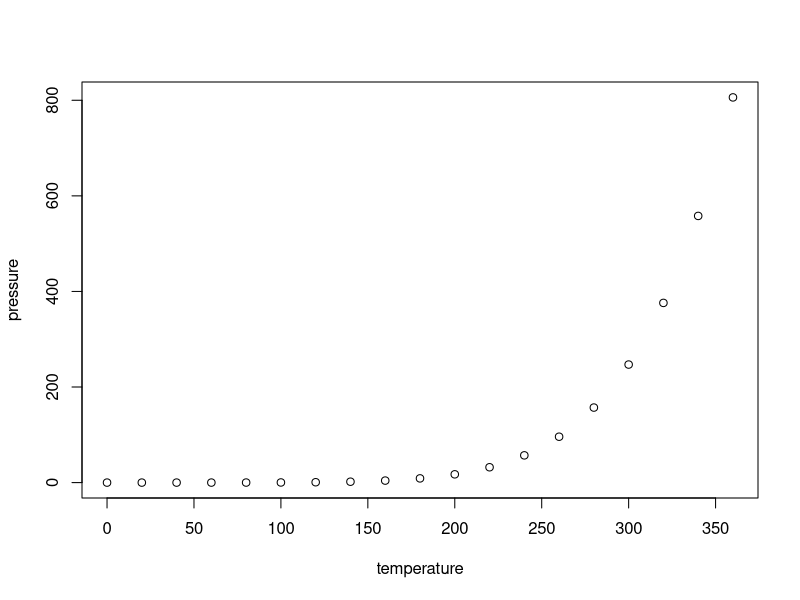
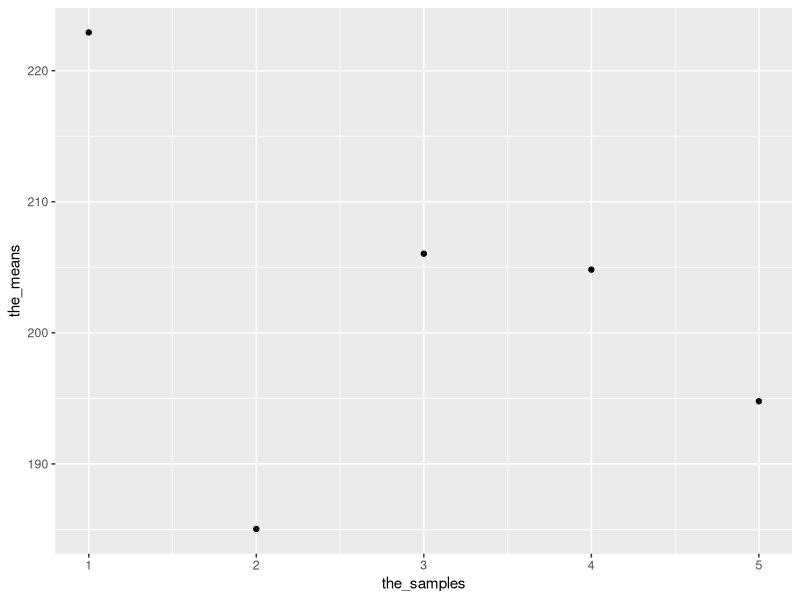
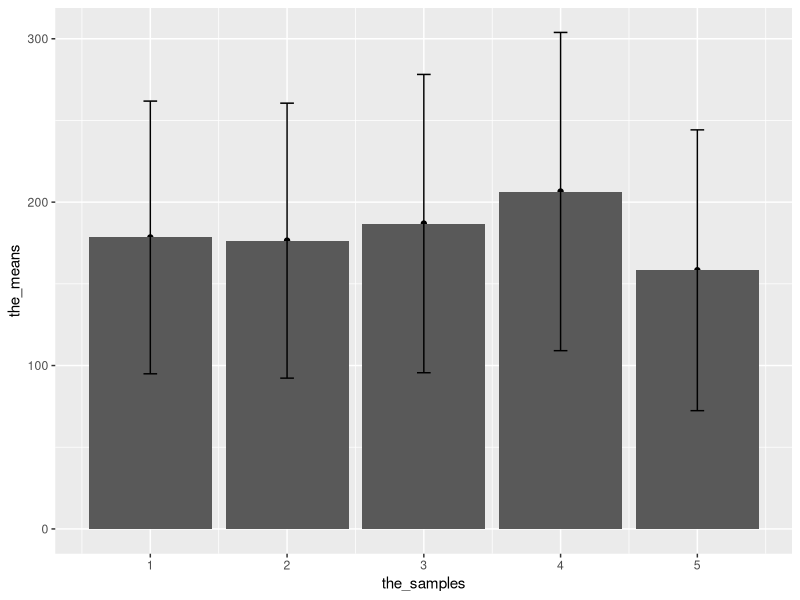

Write R code to recreate these figures, in order.
## ---- chunk 1
knitr::opts_chunk$set(echo = TRUE)
## ---- chunk 2
summary(cars)
## ---- chunk 3
plot(pressure)
## ---- chunk 4
library(dplyr)  


my_data <- data.frame(observations = rnorm(25*5, 200, 100),
                      the_samples = rep(1:5, each=25))

my_means <- my_data %>%
  group_by(the_samples) %>%
  summarise(the_means = mean(observations))

library(ggplot2)
 
ggplot(my_means, aes(x = the_samples, y = the_means))+
  geom_point()





## ---- chunk 5
  

#create simulated data
my_data <- data.frame(observations = rnorm(25*5, 200, 100),
                      the_samples = rep(1:5, each=25))



#analyzye the data, get descriptive statistics
my_means <- my_data %>%
  group_by(the_samples) %>%
  summarise(the_means = mean(observations),
            standard_deviation = sd(observations)
            )
    

#plot 
ggplot(my_means, aes(x = the_samples, y = the_means))+
  geom_point()+
geom_bar(stat="identity")+
geom_errorbar(aes(ymin = the_means - standard_deviation,
                    ymax = the_means + standard_deviation),
                width = .10)



## ---- chunk 6
a <- c(2,5,10,50,100)
# sample_data = rnorm(2, 10, 5)
# 
# 
# rnorm(2, 10, 5)
# mean(rnorm(2, 10, 5))
# replicate(10000, mean(rnorm(2, 10, 5)))
# 
# mean(replicate(10000, mean(rnorm(2, 10, 5))))


for(i in a){
  
 print(mean(replicate(10000, mean(rnorm(i, 10, 5))))) 
  
  
}

  




